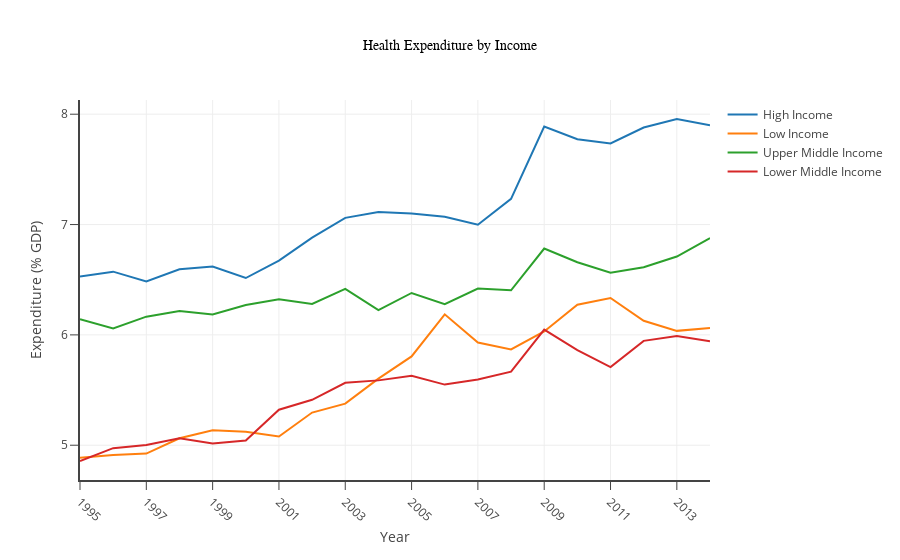

Notebook cell for this chart:
### Code cell
dt_hi = Scatter(x=df_in.Year, y=df_in['High income'], name="High Income", line=dict(color='#0A0AGG'))
dt_li = Scatter(x=df_in.Year, y=df_in['Low income'] , name="Low Income" )
dt_umi = Scatter(x=df_in.Year, y=df_in['Upper middle income'], name="Upper Middle Income")
dt_lmi = Scatter(x=df_in.Year, y=df_in['Lower middle income'], name="Lower Middle Income" )

data = [dt_hi, dt_li, dt_umi, dt_lmi]
layout = dict(title="Health Expenditure by Income", titlefont=dict(size =14, color='black', family='Arial, sans-serif'),
              yaxis=dict(title='Expenditure (% GDP)', showline=True,ticklen=8,tick0=4, dtick=1,linewidth=2),
              xaxis=dict(title='Year', tick0=1995, dtick=2, tickangle=45, showline=True,ticklen=8,linewidth=2)
              #,legend=dict(x=-0.1, y=1)
             )
fig = dict(data=data, layout=layout)
iplot(fig, filename='hebyic_plotly.png')

### Figure 1 — Plotly figure (JSON) as saved in the notebook; plotly's stock layout.template omitted (floating-point values rounded to 4 significant figures)
{"data": [{"line": {"color": "#0A0AGG"}, "name": "High Income", "type": "scatter", "x": [1995, 1996, 1997, 1998, 1999, 2000, 2001, 2002, 2003, 2004, 2005, 2006, 2007, 2008, 2009, 2010, 2011, 2012, 2013, 2014], "y": [6.53, 6.573, 6.484, 6.594, 6.62, 6.515, 6.674, 6.882, 7.061, 7.113, 7.099, 7.071, 6.999, 7.233, 7.888, 7.773, 7.735, 7.879, 7.957, 7.9]}, {"name": "Low Income", "type": "scatter", "x": [1995, 1996, 1997, 1998, 1999, 2000, 2001, 2002, 2003, 2004, 2005, 2006, 2007, 2008, 2009, 2010, 2011, 2012, 2013, 2014], "y": [4.888, 4.912, 4.925, 5.063, 5.135, 5.121, 5.079, 5.296, 5.377, 5.604, 5.805, 6.186, 5.931, 5.868, 6.031, 6.273, 6.334, 6.128, 6.036, 6.062]}, {"name": "Upper Middle Income", "type": "scatter", "x": [1995, 1996, 1997, 1998, 1999, 2000, 2001, 2002, 2003, 2004, 2005, 2006, 2007, 2008, 2009, 2010, 2011, 2012, 2013, 2014], "y": [6.141, 6.059, 6.165, 6.216, 6.185, 6.27, 6.324, 6.281, 6.417, 6.224, 6.38, 6.278, 6.419, 6.404, 6.783, 6.659, 6.563, 6.613, 6.71, 6.877]}, {"name": "Lower Middle Income", "type": "scatter", "x": [1995, 1996, 1997, 1998, 1999, 2000, 2001, 2002, 2003, 2004, 2005, 2006, 2007, 2008, 2009, 2010, 2011, 2012, 2013, 2014], "y": [4.857, 4.973, 5.002, 5.064, 5.016, 5.043, 5.322, 5.412, 5.565, 5.588, 5.63, 5.55, 5.596, 5.667, 6.047, 5.861, 5.708, 5.946, 5.991, 5.942]}], "layout": {"title": "Health Expenditure by Income", "titlefont": {"color": "black", "family": "Arial, sans-serif", "size": 14}, "xaxis": {"dtick": 2, "linewidth": 2, "showline": true, "tick0": 1995, "tickangle": 45, "ticklen": 8, "title": "Year"}, "yaxis": {"dtick": 1, "linewidth": 2, "showline": true, "tick0": 4, "ticklen": 8, "title": "Expenditure (% GDP)"}}}
